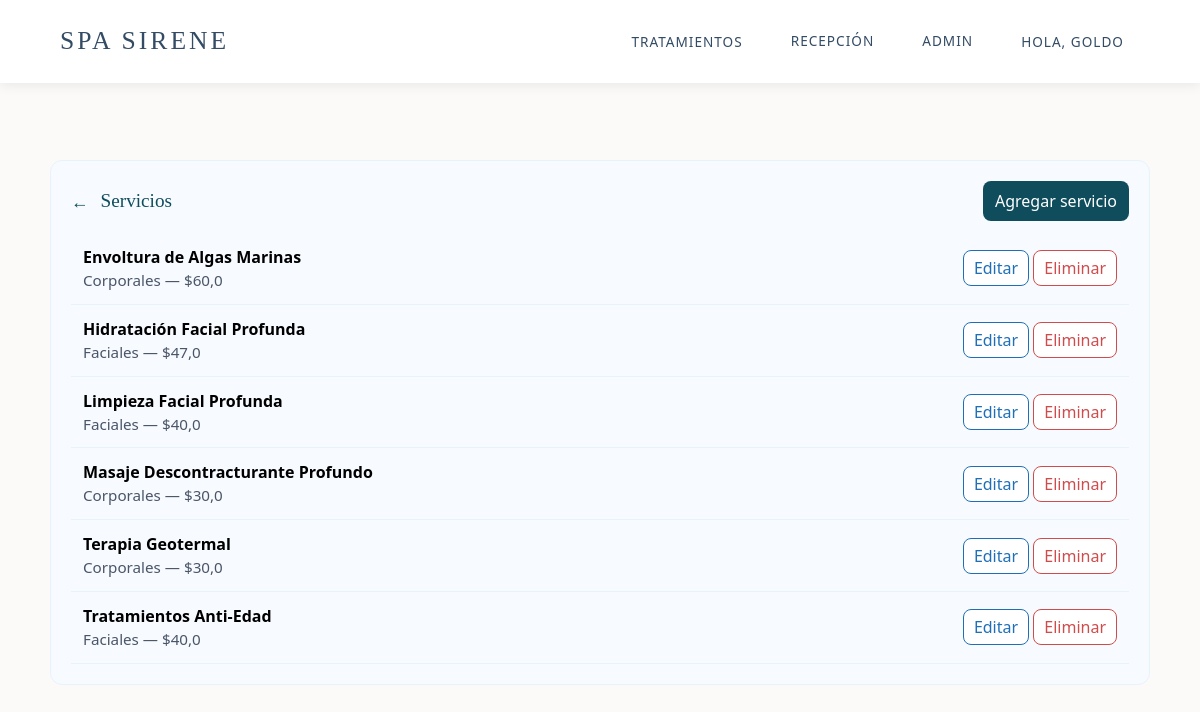
The page /spa/admin-panel/services/ (signed in) on the database its author committed.
### coffee/models.py (models this page shows, shortened)
class Servicio(models.Model):
    CATEGORY_CHOICES = [
        ('FACIAL', 'Faciales'),
        ('CORPORAL', 'Corporales'),
    ]
    name = models.CharField(max_length=255)
    price = models.FloatField()
    quantify = models.IntegerField()  # Representa la duración en minutos
    image = models.CharField(max_length=2083)
    categoria = models.CharField(max_length=20, choices=CATEGORY_CHOICES, default='FACIAL')
    description = models.TextField(null=True, blank=True)
    specialist = models.CharField(max_length=255, null=True, blank=True)
    specialists = models.ManyToManyField('Specialist', blank=True, related_name='services')

### coffee/views.py (the view)
# urls.py: path('admin-panel/services/', views.admin_services_list, name='admin_services_list'),
@login_required
@group_required('AdminSuperior')
def admin_services_list(request):
    servicios = Servicio.objects.all().order_by('name')
    return render(request, 'admin/services_list.html', {'servicios': servicios})

### coffee/context_processors.py (called while the page is built)
def role_flags(request):
    user = getattr(request, 'user', None)
    is_receptionist = False
    is_admin_superior = False
    try:
        if user and user.is_authenticated:
            if user.is_superuser or user.is_staff:
                is_receptionist = user.is_superuser or ('receptionist' in [g.lower() for g in user.groups.values_list('name', flat=True)])
                is_admin_superior = True
            else:
                groups = [g.lower() for g in user.groups.values_list('name', flat=True)]
                is_receptionist = 'receptionist' in groups or 'recepcionista' in groups
                is_admin_superior = 'adminsuperior' in groups or 'admin_superior' in groups
    except Exception:
        pass
    return {'is_receptionist': is_receptionist, 'is_admin_superior': is_admin_superior}

### coffee/views.py (called while the page is built)
def in_group(user, group_name):
    if not user or not user.is_authenticated:
        return False
    if user.is_superuser:
        return True
    return user.groups.filter(name=group_name).exists()

def group_required(group_name):
    return user_passes_test(lambda u: in_group(u, group_name))

### coffee/templates/admin/services_list.html
{% extends 'base.html' %}
{% block content %}
<div class="admin-card">
    <div class="admin-header">
        <div style="display:flex;align-items:center;">
            <a class="back-link" href="{% url 'admin_dashboard' %}">←</a>
            <h2 class="admin-title" style="font-size:1.2rem;">Servicios</h2>
        </div>
        <div class="admin-actions">
            <a class="btn-primary" href="{% url 'admin_service_create' %}">Agregar servicio</a>
        </div>
    </div>
    <div>
    {% for s in servicios %}
        <div class="admin-list-row">
            <div><strong>{{ s.name }}</strong> <div class="admin-subtle">{{ s.get_categoria_display }} — ${{ s.price }}</div></div>
            <div>
                <a class="btn-outline" href="{% url 'admin_service_edit' s.id %}">Editar</a>
                <a class="btn-danger" href="{% url 'admin_service_delete' s.id %}">Eliminar</a>
            </div>
        </div>
    {% empty %}
        <div>No hay servicios.</div>
    {% endfor %}
    </div>
</div>
{% endblock %}

### coffee/templates/base.html (shortened to what this page needs)
<!doctype html>
<html lang="es">
{% load static %}
<head>
    <link rel="stylesheet" href="{% static 'css/styles.css' %}">
    <script src="https://cdn.tailwindcss.com"></script>
</head>
<body>
    <nav class="nav-sirene">
        <a href="{% url 'index' %}" class="brand">SPA SIRENE</a>
        <div class="nav-links">
            <div class="nav-item has-dropdown">
                <a href="{% url 'home' %}" class="nav-link">Tratamientos</a>
            </div>
            {% if user.is_authenticated %}
                {% if is_receptionist %}
                    <a href="{% url 'reception_dashboard' %}" class="nav-link">Recepción</a>
                {% endif %}
                {% if is_admin_superior %}
                    <a href="{% url 'admin_dashboard' %}" class="nav-link">Admin</a>
                {% endif %}
                <div class="nav-item has-dropdown">
                    <a class="nav-link">Hola, {{ user.first_name|default:user.username }}</a>
                </div>
            {% else %}
                <a href="{% url 'login' %}" class="nav-link">Login</a>
                <a href="{% url 'register' %}" class="nav-button">Registro</a>
            {% endif %}
        </div>
    </nav>
    <main>
        {% block content %}{% endblock %}
    </main>
</body>
</html>

### static/css/styles.css (style rules this page uses)
* { margin: 0; padding: 0; box-sizing: border-box; font-family: 'Segoe UI', sans-serif; }
body { min-height: 100vh; overflow-x: hidden; background-color: #fff; }
.admin-card { max-width: 1100px; margin: 60px auto; padding: 20px; background: #f7fbff; border-radius: 12px; border: 1px solid #e6f3fb; }
.admin-header { display:flex;align-items:center;justify-content:space-between;gap:12px;margin-bottom:12px; }
.admin-title { color:#0f4c5c;font-family:'Playfair Display', serif;font-size:1.6rem;margin:0; }
.admin-actions a { margin-left:8px; }
.btn-primary { background:#0f4c5c;color:white;padding:8px 12px;border-radius:8px;text-decoration:none;display:inline-block }
.btn-outline { background:#fff;border:1px solid #1e6fb8;color:#1e6fb8;padding:6px 10px;border-radius:8px;text-decoration:none }
.btn-danger { background:#fff;border:1px solid #d04b4b;color:#d04b4b;padding:6px 10px;border-radius:8px;text-decoration:none }
.back-link { text-decoration:none;color:#0f4c5c;font-size:1.1rem;margin-right:12px }
.admin-list-row { padding:12px;border-bottom:1px solid #e6f3fb;display:flex;justify-content:space-between;align-items:center }
.admin-subtle { color:#4a5568;font-size:0.95rem }

### coffee/templates/base.html (style rules this page uses)
:root { --rain-boots: #334B64; --blanco: #ffffff; --text-soft: #4b5563; }
* { box-sizing: border-box; margin: 0; padding: 0; }
html, body { margin: 0; padding: 0; width: 100%; min-height: 100vh; background-color: #fcfaf8; font-family: 'Poppins', sans-serif; }
body:not(:has(.full-hero)) { padding-top: 100px; }
.nav-sirene { position: absolute; top: 0; left: 0; width: 100%; background: var(--blanco); padding: 1.2rem 5%; display: flex; justify-content: space-between; align-items: center; box-shadow: 0 2px 12px rgba(0,0,0,0.08); z-index: 1000; }
.brand { font-family: 'Playfair Display', serif; font-size: 1.6rem; letter-spacing: 3px; text-decoration: none; color: var(--rain-boots); text-transform: uppercase; }
.nav-links { display: flex; gap: 1rem; align-items: center; flex-wrap: wrap; }
.nav-link, .nav-button { text-decoration: none; color: var(--rain-boots); font-size: 0.85rem; font-weight: 500; letter-spacing: 1px; text-transform: uppercase; padding: 0.75rem 1rem; border-radius: 999px; }
.nav-item { position: relative; }
.has-dropdown > .nav-link { cursor: pointer; }
main { width: 100%; display: block; }

### rows shown on the page
Servicio: name "Envoltura de Algas Marinas", categoria "Corporales", price "60,0"
Servicio: name "Hidratación Facial Profunda", categoria "Faciales", price "47,0"
Servicio: name "Limpieza Facial Profunda", categoria "Faciales", price "40,0"
Servicio: name "Masaje Descontracturante Profundo", categoria "Corporales", price "30,0"
Servicio: name "Terapia Geotermal", categoria "Corporales", price "30,0"
Servicio: name "Tratamientos Anti-Edad", categoria "Faciales", price "40,0"

### other values the page prints
{{ user.first_name|default:user.username }} "GOLDO"
